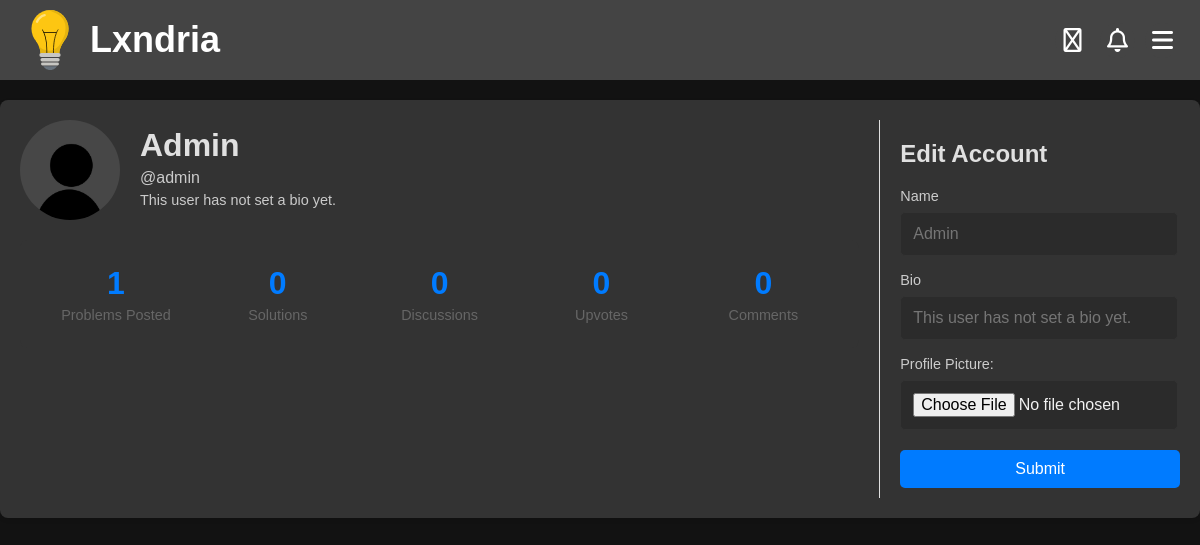
/account/edit (signed in), run on the app's committed database.
### app/models.py (models this page shows, shortened)
class Profile(db.Model):
    __tablename__ = "profile"
    __table_args__ = {"extend_existing": True}
    username = db.Column(db.String(80), db.ForeignKey('user.username'), primary_key=True)  # Primary + Foreign Key
    user = db.relationship('User', backref=db.backref('profile', uselist=False, cascade="all, delete-orphan"))
    profile_pic = db.Column(db.String(255), default="/images/default-profile.jpg")
    bio = db.Column(db.Text, default="This user has not set a bio yet.")
    upvotes = db.Column(db.Integer, default=0)
    created_at = db.Column(db.DateTime, default=datetime.utcnow)
    updated_at = db.Column(db.DateTime, onupdate=datetime.utcnow)
    @property
    def problems_posted(self):
        return Problem.query.filter_by(author=self.username).count()
    @property
    def solutions(self):
        return Solutions.query.filter_by(username=self.username).count()
    @property
    def comments(self):
        return Comments.query.filter_by(username=self.username).count()
    @property
    def discussions(self):
        return Discussion.query.filter_by(author=self.username).count()
    @property
    def name(self):
        return self.user.name if self.user else None

class User(db.Model, UserMixin): # create a User class to store user information
    __tablename__ = "user"
    __table_args__ = {"extend_existing": True}  # Allow modifications to the table
    id = db.Column(db.Integer, primary_key=True)
    username = db.Column(db.String(80), unique=True, nullable=False)
    name = db.Column(db.String(80), nullable=False)
    password_hash = db.Column(db.String(120), nullable=False)
    email = db.Column(db.String(120), unique=True, nullable=False)
    created_at = db.Column(db.DateTime, default=datetime.utcnow)
    updated_at = db.Column(db.DateTime, onupdate=datetime.utcnow)

### app/routes/account.py (the view, shortened to what this page needs)
@account_bp.route('/account/edit', methods=['GET', 'POST'])
def edit_account():
    if not current_user.is_authenticated:
        return redirect(url_for('routes.auth.login'))
    form = EditAccountForm()
    current_profile = Profile.query.filter_by(username=current_user.username).first()
    user = User.query.filter_by(username=current_user.username).first()
    return render_template('edit_account.html', form=form, user = current_profile)

### app/forms.py
class EditAccountForm(FlaskForm):
    name = StringField('Name')
    profile_pic = FileField('Profile Picture', validators=[
        FileAllowed(['png', 'jpg', 'jpeg', 'gif'], 'Images only!')
    ])
    bio = StringField('Bio')
    submit = SubmitField('Save Changes')

### app/routes/auth.py (called while the page is built)
@login_manager.user_loader
def load_user(user_id):
    return User.query.get(int(user_id))

### app/templates/edit_account.html (shortened to what this page needs)
<!DOCTYPE html>
<html>
<head>
  {%include 'banner.html'%}
  <link rel="stylesheet" href="{{url_for('static', filename='css/profile.css')}}">
</head>
<body>
    <div class="profile-container">
        <div class="profile-main">
          <div class="profile-header">
            <img src="{{url_for('static', filename=user.profile_pic)}}" alt="Profile Picture" class="profile-pic">
            <div class="profile-info">
              <h1>{{user.name}}</h1>
              <p>@{{user.username}}</p>
              <p class="profile-bio">{{user.bio}}</p>
            </div>
          </div>
          <div class="profile-stats">
            <div class="stat-item">
                <div class="stat-number">{{user.problems_posted}}</div>
                <div class="stat-text">Problems Posted</div>
            </div>
            <div class="stat-item">
                <div class="stat-number">{{user.solutions}}</div>
                <div class="stat-text">Solutions</div>
              </div>
              <div class="stat-item">
                <div class="stat-number">{{user.discussions}}</div>
                <div class="stat-text">Discussions</div>
              </div>
              <div class="stat-item">
                <div class="stat-number">{{user.upvotes}}</div>
                <div class="stat-text">Upvotes</div>
              </div>
              <div class="stat-item">
                <div class="stat-number">{{user.comments}}</div>
                <div class="stat-text">Comments</div>
              </div>
            </div>
        </div>
        <div class="profile-sidebar">
            <h2>Edit Account</h2>
            <form action="/account/edit" enctype="multipart/form-data" method="POST">
                <div class="input-group">
                <label for="username">Name</label>
                {{ form.name(class="form-control", placeholder=user.name) }}
                </div>
                <div class="input-group">
                <label for="Email">Bio</label>
                {{ form.bio(class="form-control", placeholder=user.bio) }}
              </div>
              <div class="input-group">
                <label for="Profile Picture">Profile Picture:</label>
                {{ form.profile_pic(class="form-control") }}
                </div>
            <div class="profile-options">
                <button type="submit">Submit</button>
            </div>
            </form>
        </div>
</body>
</html>

### app/static/css/banner.css (style rules this page uses)
body, h1, p { margin: 0; padding: 0; text-decoration: none; color: inherit; font-family: Arial, sans-serif; box-sizing: border-box; background-color: #121212; color: #f1f1f1; ; }

### app/static/css/profile.css (style rules this page uses)
body, h1, p { margin: 0; padding: 0; text-decoration: none; color: inherit; font-family: Arial, sans-serif; box-sizing: border-box; background-color: #121212; color: #f1f1f1; ; }
.profile-info h1, .profile-info p { font-family: 'Poppins', sans-serif; margin: 0; padding: 0; background-color: #333; color: #e0e0e0; }
.profile-container { display: flex; max-width: 1200px; margin: 20px auto; padding: 20px; background-color: #333; box-shadow: 0 2px 4px rgba(0, 0, 0, 0.1); border-radius: 8px; color: #e0e0e0; }
.profile-main { flex: 3; padding-right: 20px; }
.profile-sidebar { flex: 1; padding-left: 20px; border-left: 1px solid #e0e0e0; }
.profile-header { display: flex; align-items: center; margin-bottom: 20px; }
.profile-pic { width: 100px; height: 100px; border-radius: 50%; object-fit: cover; margin-right: 20px; }
.profile-info h1 { font-size: 2rem; margin: 0; }
.profile-info p { margin: 5px 0; color: #e0e0e0e0; }
.profile-bio { margin-top: 10px; font-size: 0.9rem; color: #444; }
.profile-stats { display: flex; justify-content: space-between; margin-top: 20px; padding: 15px; background-color: #333; border-radius: 8px; }
.stat-item { text-align: center; flex: 1; padding: 10px; }
.stat-number { font-size: 2rem; font-weight: 600; color: #007bff; margin-bottom: 5px; }
.stat-text { font-size: 0.9rem; color: #666; }
.profile-options { margin-top: 20px; }
.profile-options button { display: block; width: 100%; padding: 10px; margin-bottom: 10px; background-color: #007bff; color: #ffffff; border: none; border-radius: 5px; cursor: pointer; font-size: 1rem; transition: background-color 0.3s; }
.input-group { margin-bottom: 1rem; }
label { display: block; margin-bottom: 0.5rem; font-size: 0.9rem; color: #cccccc; }
input { width: 90%; padding: 0.75rem; border: 1px solid #333; border-radius: 5px; font-size: 1rem; background-color: #2b2b2b; color: #f1f1f1; }

### data on the page
Profile: profile_pic (placeholder picture), username "admin", bio "This user has not set a bio yet.", upvotes "0"
User: name "Admin"

### other printed values
{{ user.problems_posted }} "1"
{{ user.solutions }} "0"
{{ user.discussions }} "0"
{{ user.comments }} "0"
